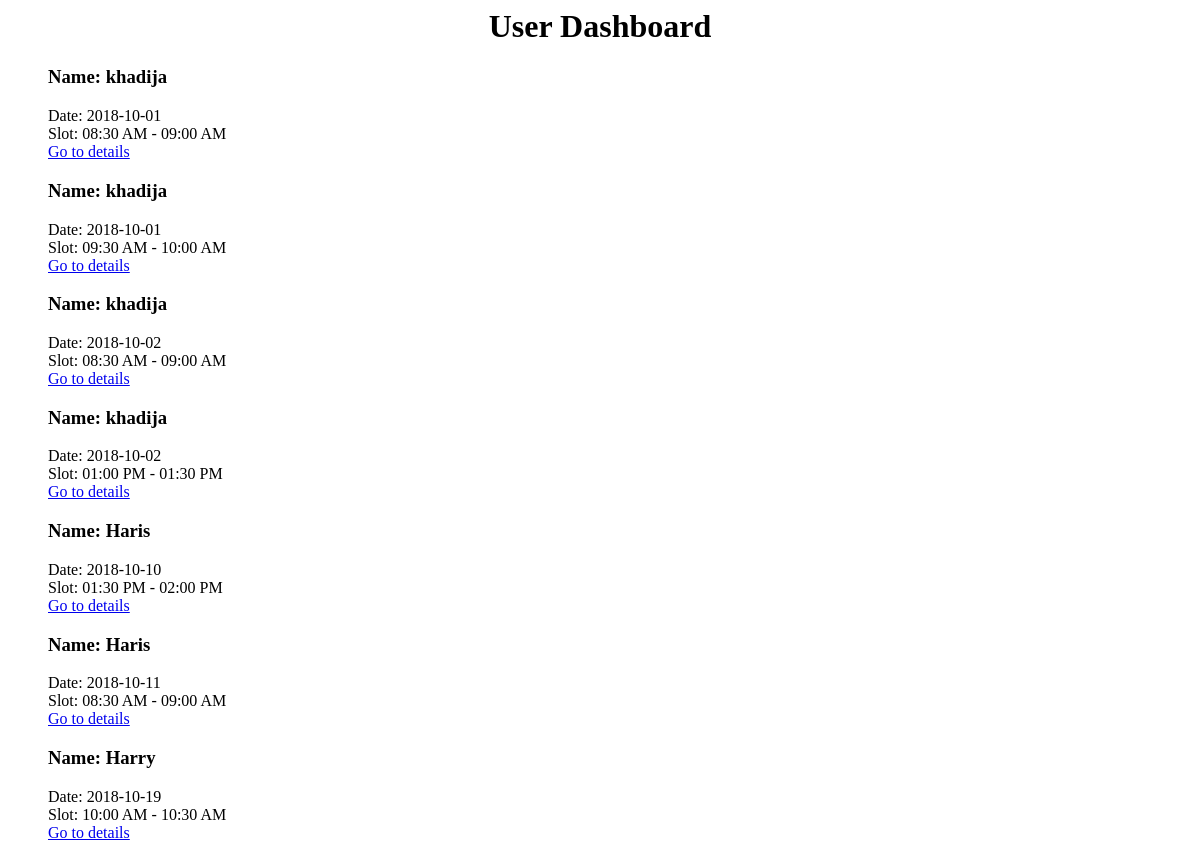
/patient/, run on an earlier commit of the app's database.
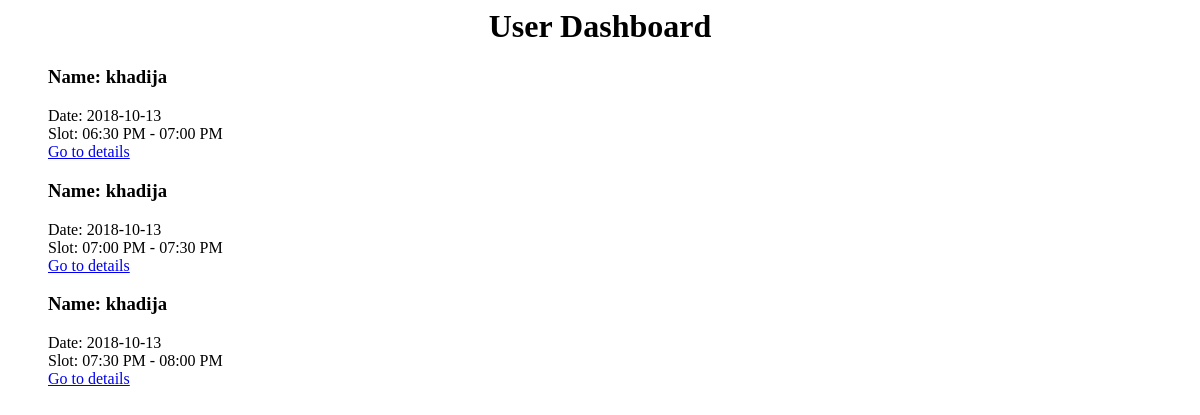
And on a later commit of the database.
### Appointments/models.py (models this page shows, shortened)
class Patient(models.Model):
    event_date = models.DateField(null=True)
    patient_ID = models.AutoField(primary_key=True)
    patient_name = models.CharField(max_length=60, null=True, blank=True)
    phone_number = PhoneNumberField(blank=True, null=True)
    email = models.EmailField()
    event = models.OneToOneField(Event, on_delete=models.CASCADE, null=True, blank=True)
    start = models.ForeignKey(TimeSlots, on_delete=models.CASCADE, null=True, verbose_name='Slot time')
    paid = models.BooleanField(default=False)
    skype_key = models.CharField(max_length=60, null=True, blank=True)
    def get_absolute_url(self):
        return reverse('appointment-detail', args=[str(self.patient_ID)])

class Event(models.Model):
    event_date = models.DateField()
    start = models.ForeignKey(TimeSlots, on_delete=models.CASCADE, verbose_name='Slot Time', null=True)
    available = models.BooleanField(default=True)
    class Meta:
        verbose_name = u'Event'
        verbose_name_plural = u'Event'
    def __str__(self):
        return str(self.event_date)

class TimeSlots(models.Model):
    start = models.TimeField(null=True, blank=True)
    end = models.TimeField(null=True, blank=True)
    class Meta:
        ordering = ['start']
    def __str__(self):
        return '%s - %s' % (self.start.strftime("%I:%M %p"), self.end.strftime("%I:%M %p"))

### Appointments/views.py (the view)
# urls.py: path('patient/', views.patient_view, name='p_view'),
def patient_view(request):
    template_name = 'patient_dashboard.html'
    q = Patient.objects.filter(paid=True)
    context = {'q_list': q}
    return render(request, template_name, context)

### Appointments/templates/patient_dashboard.html
<center> <h1> User Dashboard</h1> </center>
{% if q_list %}
<ul>
{% for obj in q_list %}
    <h3>Name: {{obj.patient_name}}</h3>
Date: {{obj.event}}
<br>
Slot: {{obj.start}}
    <br>
         <a href="{{ obj.get_absolute_url }}">Go to details</a>
{% endfor %}
    {% endif %}
</ul>

What changed in the data, as far as the page shows it:
removed Patient: patient_name "khadija", event "2018-10-01", start "08:30 AM - 09:00 AM"
removed Patient: patient_name "khadija", event "2018-10-01", start "09:30 AM - 10:00 AM"
removed Patient: patient_name "khadija", event "2018-10-02", start "08:30 AM - 09:00 AM"
removed Patient: patient_name "khadija", event "2018-10-02", start "01:00 PM - 01:30 PM"
removed Patient: patient_name "Haris", event "2018-10-10", start "01:30 PM - 02:00 PM"
removed Patient: patient_name "Haris", event "2018-10-11", start "08:30 AM - 09:00 AM"
removed Patient: patient_name "Harry", event "2018-10-19", start "10:00 AM - 10:30 AM"
added Patient: patient_name "khadija", event "2018-10-13", start "06:30 PM - 07:00 PM"
added Patient: patient_name "khadija", event "2018-10-13", start "07:00 PM - 07:30 PM"
added Patient: patient_name "khadija", event "2018-10-13", start "07:30 PM - 08:00 PM"
